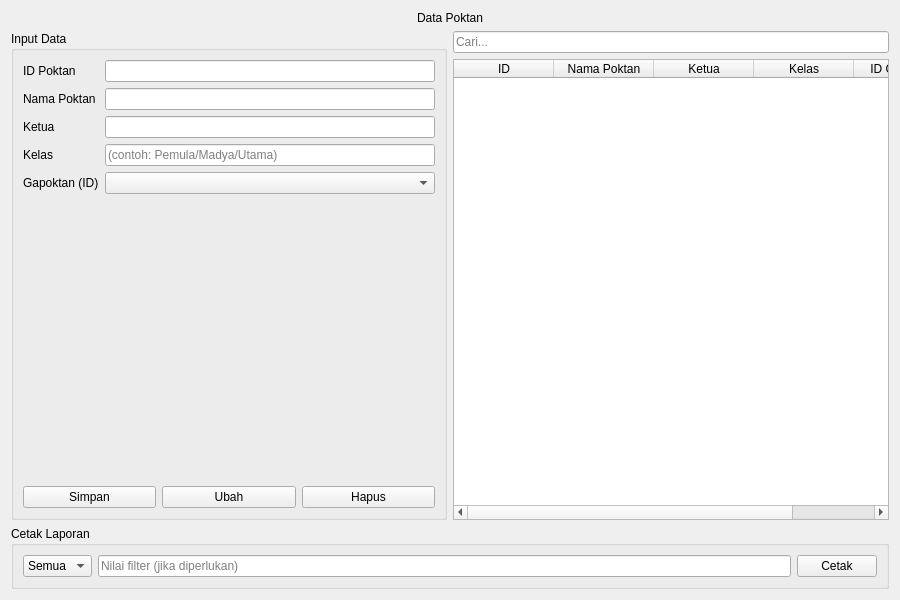
<?xml version='1.0' encoding='UTF-8'?>
<ui version="4.0">
 <class>Form</class>
 <widget class="QWidget" name="Form">
  <property name="geometry"><rect><x>0</x><y>0</y><width>900</width><height>600</height></rect></property><property name="minimumSize"><size><width>900</width><height>600</height></size></property><property name="windowTitle"><string>Data Poktan</string></property>
  <layout class="QVBoxLayout" name="verticalLayout">
   <item>
    <widget class="QLabel" name="lblTitle">
     <property name="text"><string>Data Poktan</string></property>
     <property name="alignment"><set>Qt::AlignCenter</set></property>
    </widget>
   </item>
   <item>
    <layout class="QHBoxLayout" name="hlayoutMain">
     <item>
      <widget class="QGroupBox" name="groupInput">
       <property name="title"><string>Input Data</string></property>
       <layout class="QVBoxLayout" name="vlayoutInput">
        <item>
         <layout class="QFormLayout" name="formLayout">
    <item row="0" column="0">
      <widget class="QLabel" name="label_EditId">
       <property name="text"><string>ID Poktan</string></property>
      </widget>
     </item>
    <item row="0" column="1">
      <widget class="QLineEdit" name="EditId" />
     </item>
    <item row="1" column="0">
      <widget class="QLabel" name="label_EditNama">
       <property name="text"><string>Nama Poktan</string></property>
      </widget>
     </item>
    <item row="1" column="1">
      <widget class="QLineEdit" name="EditNama" />
     </item>
    <item row="2" column="0">
      <widget class="QLabel" name="label_EditKetua">
       <property name="text"><string>Ketua</string></property>
      </widget>
     </item>
    <item row="2" column="1">
      <widget class="QLineEdit" name="EditKetua" />
     </item>
    <item row="3" column="0">
      <widget class="QLabel" name="label_EditKelas">
       <property name="text"><string>Kelas</string></property>
      </widget>
     </item>
    <item row="3" column="1">
      <widget class="QLineEdit" name="EditKelas"><property name="placeholderText"><string>(contoh: Pemula/Madya/Utama)</string></property></widget>
     </item>
    <item row="4" column="0">
      <widget class="QLabel" name="label_ComboGapoktan">
       <property name="text"><string>Gapoktan (ID)</string></property>
      </widget>
     </item>
    <item row="4" column="1">
      <widget class="QComboBox" name="ComboGapoktan" />
     </item>
         </layout>
        </item>
        <item>
         <layout class="QHBoxLayout" name="hlayoutButtons">
          <item><widget class="QPushButton" name="BtnSimpan"><property name="text"><string>Simpan</string></property></widget></item>
          <item><widget class="QPushButton" name="BtnUbah"><property name="text"><string>Ubah</string></property></widget></item>
          <item><widget class="QPushButton" name="BtnHapus"><property name="text"><string>Hapus</string></property></widget></item>
         </layout>
        </item>
       </layout>
      </widget>
     </item>
     <item>
      <layout class="QVBoxLayout" name="vlayoutTable">
       <item><widget class="QLineEdit" name="lineCari"><property name="placeholderText"><string>Cari...</string></property></widget></item>
       <item>
        <widget class="QTableWidget" name="tblPoktan">
         <property name="editTriggers"><set>QAbstractItemView::NoEditTriggers</set></property>
         <property name="selectionBehavior"><enum>QAbstractItemView::SelectRows</enum></property>
         <property name="selectionMode"><enum>QAbstractItemView::SingleSelection</enum></property>
      <column>
       <property name="text"><string>ID</string></property>
      </column>
      <column>
       <property name="text"><string>Nama Poktan</string></property>
      </column>
      <column>
       <property name="text"><string>Ketua</string></property>
      </column>
      <column>
       <property name="text"><string>Kelas</string></property>
      </column>
      <column>
       <property name="text"><string>ID Gapoktan</string></property>
      </column>
        </widget>
       </item>
      </layout>
     </item>
    </layout>
   </item>
   <item>
    <widget class="QGroupBox" name="groupReport">
     <property name="title"><string>Cetak Laporan</string></property>
     <layout class="QHBoxLayout" name="hlayoutReport">
      <item><widget class="QComboBox" name="comboFilter">
        <item><property name="text"><string>Semua</string></property></item>
      </widget></item>
      <item><widget class="QLineEdit" name="txtFilter"><property name="placeholderText"><string>Nilai filter (jika diperlukan)</string></property></widget></item>
      <item><widget class="QPushButton" name="btnCetak"><property name="text"><string>Cetak</string></property></widget></item>
     </layout>
    </widget>
   </item>
  </layout>
 </widget>
 <resources />
 <connections />
</ui>
